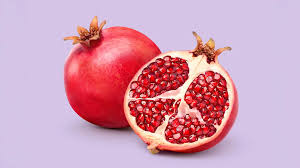
#> input picture assets/sample_image_01.jpeg, 300 x 168 px
$ jupyter execute lab_practice_01.ipynb
#> lines starting #> are read from the running program, lines starting #| are printed output that depends on the picture
[cell 1]
import cv2
import numpy as np
import matplotlib.pyplot as plt

image = cv2.imread('assets/sample_image_01.jpeg')
#> image is the input picture: shape (168, 300, 3); mean B, G, R 181.1, 157.7, 210.5
print(image.shape)
#| (168, 300, 3)

translation_matrix = np.float32([[1, 0, 100], [0, 1, 50]])

translated_image = cv2.warpAffine(
    image,
    translation_matrix,
    (image.shape[1], image.shape[0])
)
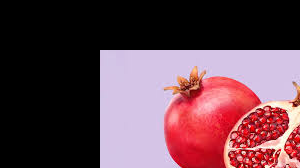
#> translated_image: shape (168, 300, 3); mean B, G, R 76.7, 66.8, 100.3

print(translated_image.shape)
#| (168, 300, 3)

[cell 2]
plt.imshow(cv2.cvtColor(translated_image, cv2.COLOR_BGR2RGB))
plt.title('Translated Image')
plt.axis('off')
plt.show()

[cell 3]
(h, w) = image.shape[:2]
#> h = 168; w = 300
center = (w // 2, h // 2)
#> center = (150, 84)

rotation_matrix = cv2.getRotationMatrix2D(center, 45, 1.0)

rotated_image = cv2.warpAffine(image, rotation_matrix, (w, h))
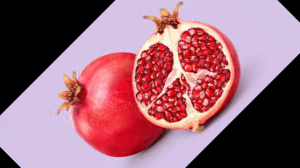
#> rotated_image: shape (168, 300, 3); mean B, G, R 118.3, 104.2, 152.5

plt.imshow(cv2.cvtColor(rotated_image, cv2.COLOR_BGR2RGB))
plt.title('Rotated Image (45 degrees)')
plt.axis('off')
plt.show()

[cell 4]
Factor = 2
scaling_matrix = cv2.getRotationMatrix2D((0, 0), 0, Factor)

scaled_image = cv2.warpAffine(image, scaling_matrix, (w * Factor, h * Factor))
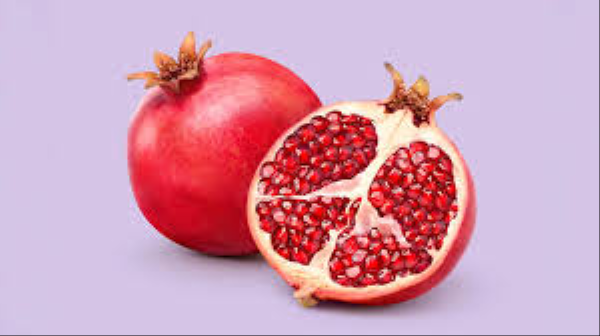
#> scaled_image: shape (336, 600, 3); mean B, G, R 180.6, 157.4, 210.1

plt.imshow(cv2.cvtColor(scaled_image, cv2.COLOR_BGR2RGB))
plt.title('Scaled Image (2x)')
plt.axis('off')
plt.show()
print(scaled_image.shape)
#| (336, 600, 3)

[cell 5]
m = 0.67
shearing_matrix = np.float32([[1, m, 0], [0, 1, 0]])

sheared_image = cv2.warpAffine(image, shearing_matrix, (w, h))
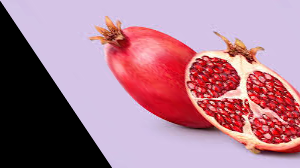
#> sheared_image: shape (168, 300, 3); mean B, G, R 140.5, 123, 171.3

plt.imshow(cv2.cvtColor(sheared_image, cv2.COLOR_BGR2RGB))
plt.title('Sheared Image (x-axis, factor ' + str(m) + ')')
plt.axis('off')
plt.show()

plt.show()

$ run again, with assets/sample_image_02.png saved as assets/sample_image_01.jpeg
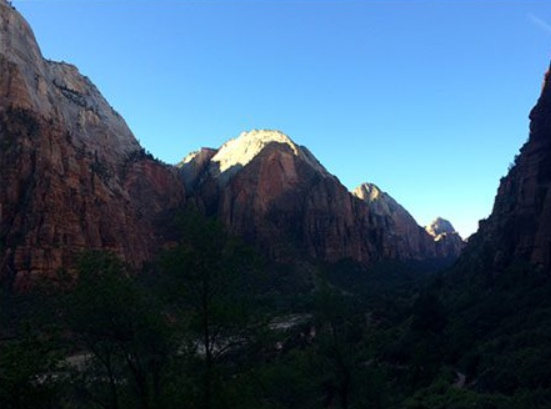
#> input picture assets/sample_image_02.png, 551 x 409 px
#> image is the input picture: shape (409, 551, 3); mean B, G, R 112.1, 87.7, 59.3
#| (409, 551, 3)
#| (409, 551, 3)
#> `rotated_image = cv2.warpAffine(image, rotation_matrix, (w, h))`:
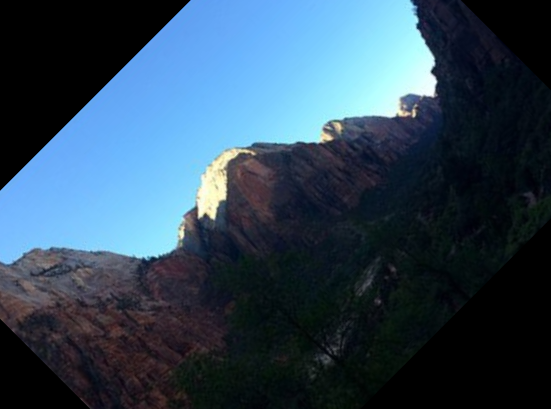
#> rotated_image: shape (409, 551, 3); mean B, G, R 89.2, 71, 48.6
#| (818, 1102, 3)
#> `sheared_image = cv2.warpAffine(image, shearing_matrix, (w, h))`:
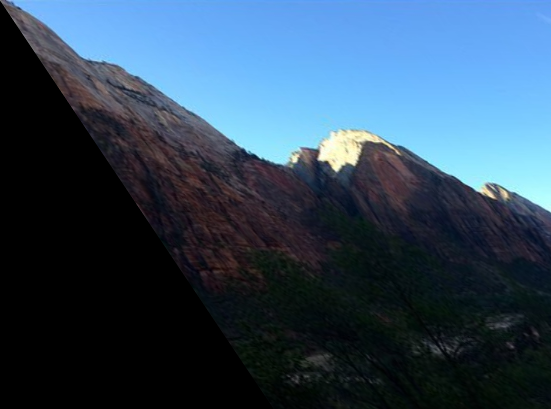
#> sheared_image: shape (409, 551, 3); mean B, G, R 93.4, 72.7, 49.5
